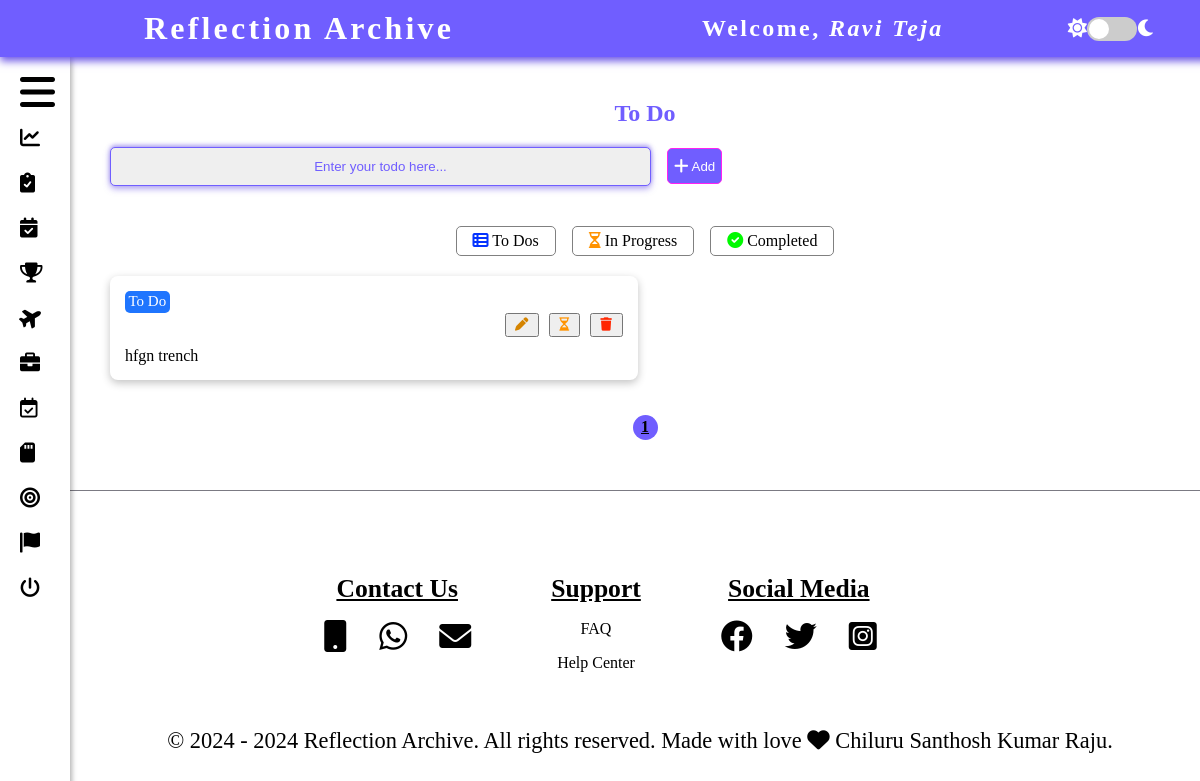
/todo_page/1/, run on an earlier commit of the app's database.
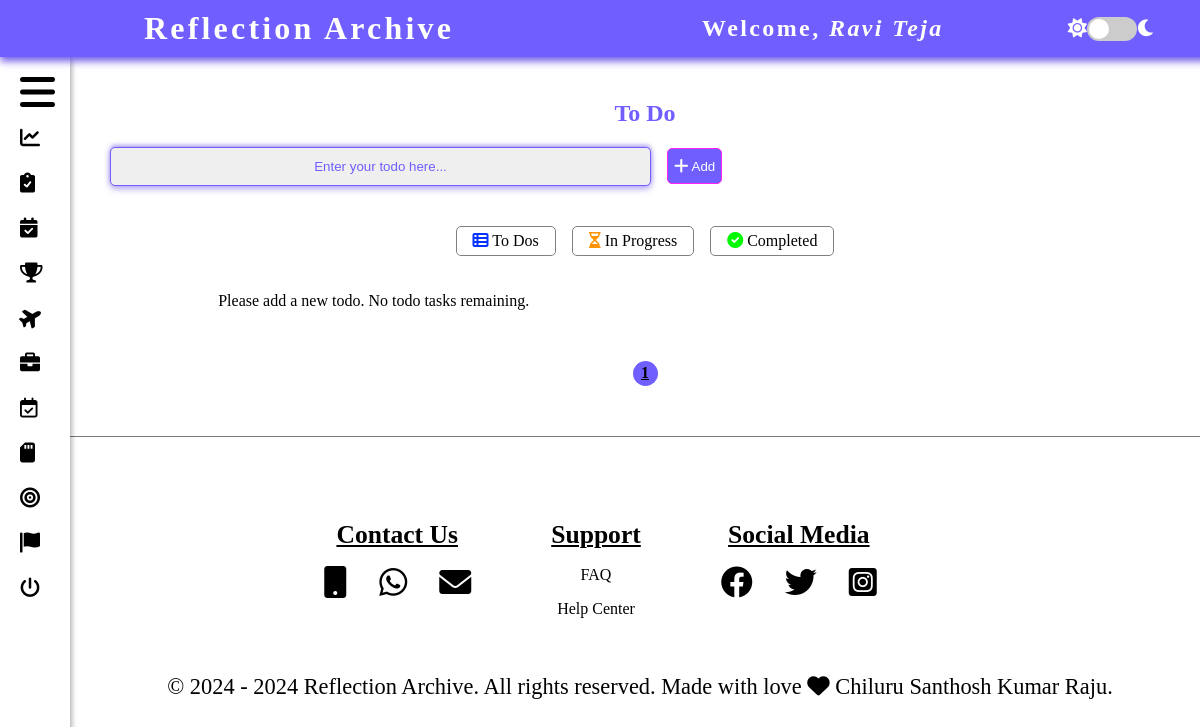
And on a later commit of the database.
### ToDoApp/models.py (models this page shows, shortened)
class todo_model(models.Model):
    user = models.ForeignKey(RA_RegistrationModel,on_delete=models.CASCADE,null=True)
    todo = models.TextField(null=True)
    status = models.CharField(max_length=500, null=True, default='To Do')

### ToDoApp/views.py (the view, shortened to what this page needs)
# urls.py: path('todo_page/<int:user_id>/',views.todo_page,name='todo_page')
def todo_page(request, user_id):
    user = get_object_or_404(RA_RegistrationModel, id=user_id)
    user_name = f"{user.first_name} {user.last_name}"
    todos_list = todo_model.objects.filter(user=user, status='To Do')
    in_progress_list = todo_model.objects.filter(user=user, status='In Progress')
    completed_list = todo_model.objects.filter(user=user, status='Completed')
    paginator_todos = Paginator(todos_list, 6)
    page_number = request.GET.get('page')
    todos_page = paginator_todos.get_page(page_number)
    paginator_in_progress = Paginator(in_progress_list, 6)
    in_progress_page_number = request.GET.get('in_progress_page')
    in_progress_page = paginator_in_progress.get_page(in_progress_page_number)
    paginator_completed = Paginator(completed_list, 6)
    completed_page_number = request.GET.get('completed_page')
    completed_page = paginator_completed.get_page(completed_page_number)
    return render(request, 'todo.html', {
        'user': user,
        'user_name': user_name,
        'form': Todo_Form(),
        'todos': todos_page,
        'in_progress_tasks': in_progress_page,
        'completed_tasks': completed_page,
        'editing_todo_id': request.session.get('editing_todo_id'),
        'editing_todo_text': request.session.get('editing_todo_text'),
    })

### ToDoApp/forms.py
class Todo_Form(forms.ModelForm):
    class Meta:
        model = todo_model
        fields = ['todo']
        widgets = {
            'todo': forms.TextInput(attrs={'placeholder': 'Add a todo task', 'class': 'todo-add-input'})
        }
    def __init__(self, *args, **kwargs):
        super().__init__(*args, **kwargs)
        self.fields['todo'].label = ''

### context_processors/user_context.py (called while the page is built)
def user_context(request):
    user_name = ""
    user_id = request.session.get('user_id')
    if user_id:
        try:
            user = RA_RegistrationModel.objects.get(pk=user_id)
            user_name = f"{user.first_name} {user.last_name}"
        except RA_RegistrationModel.DoesNotExist:
            user_name = ""
    return {
        'user_name': user_name
    }

### Reflection_Archive_Project/templates/todo.html (shortened to what this page needs)
{% extends "base.html" %}
{% load static %}
{% block css %}
<link rel="stylesheet" href="{% static 'todo.css' %}">
    <link rel="stylesheet" href="https://cdnjs.cloudflare.com/ajax/libs/font-awesome/6.0.0-beta3/css/all.min.css">
    <link rel="stylesheet" href="https://cdnjs.cloudflare.com/ajax/libs/toastr.js/latest/toastr.min.css">
{% endblock css %}
{% block content %}
<section class="to-do-section" id="todos-section-nav-id">
    <h2 class="to-do-section-heading">To Do</h2>
    <form id="todo-form" method="post">
      <div class="todo-form-container">
          <input type="text" name="todo_text" class="todo-add-input" required placeholder="Enter your todo here...">
          <button type="submit" name="add_todo" class="todo-add-button">
               Add
          </button>
      </div>
  </form>
    <div class="todo-progress-urls">
    <a href="#todos-section-nav-id" class="todo-todos" onclick="setActiveLink(this, 'todo-section'); return false;">
        <i class="fa-solid fa-table-list" style="color: #0433ff;"></i> To Dos
    </a>
    <a href="#todos-section-nav-id" class="todo-todos" onclick="setActiveLink(this, 'in-progress-section'); return false;">
        <i class="fa-regular fa-hourglass-half" style="color: #ff9300;"></i> In Progress
    </a>
    <a href="#todos-section-nav-id" class="todo-todos" onclick="setActiveLink(this, 'completed-section'); return false;">
        <i class="fa-solid fa-circle-check" style="color: #00f900;"></i> Completed
    </a>
</div>
<div class="todo-section" id="todo-section">
  <div class="todo-grid" id="todo-grid">
    {% if todos %}
        {% for todo in todos %}
        <div class="todo-card">
            <div class="todo-tags">
                <span class="todo-tag">{{ todo.status }}</span>
            </div>
            <div class="todo-action-buttons">
                <form method="post" style="display:inline;">
                    {% if editing_todo_id == todo.id %}
                        <input type="text" name="todo_text" value="{{ editing_todo_text }}" required>
                        <button type="submit" name="save_todo">
                            <i class="fa-solid fa-check todo-btn" style="color: #28a745;"></i>
                        </button>
                    {% else %}
                        <button type="submit" name="edit_todo">
                            <i class="fa-solid fa-pen todo-btn" style="color: #d58400;"></i>
                        </button>
                    {% endif %}
                </form>
                <form method="post" style="display:inline;">
                    <button type="submit" name="mark_in_progress">
                        <i class="fa-regular fa-hourglass-half todo-btn" style="color: #ff9300;"></i>
                    </button>
                </form>
                <form method="post" style="display:inline;">
                    <button type="submit" name="delete_todo">
                        <i class="fa-solid fa-trash todo-btn" style="color: #ff2600;"></i>
                    </button>
                </form>
            </div>
            <p style="display: {% if editing_todo_id == todo.id %}none{% else %}inline{% endif %};">{{ todo.todo }}</p>
        </div>
        {% endfor %}
    {% else %}
        <div class="no-todos">
            <p style="text-align: center;">Please add a new todo. No todo tasks remaining.</p>
        </div>
    {% endif %}
</div>
<div class="pagination">
  <span class="pagination-numbers">
      {% for num in todos.paginator.page_range %}
          {% if todos.number == num %}
              <span class="pagination-number active">{{ num }}</span>
          {% else %}
              <a href="?page={{ num }}" class="pagination-number">{{ num }}</a>
          {% endif %}
      {% endfor %}
  </span>
</div>
</div>
</section>
{% endblock content %}

What changed in the data, as far as the page shows it:
removed todo_model: status "To Do", todo "hfgn trench"
Also different on the page:
text now shown: "Please add a new todo. No todo tasks remaining."
